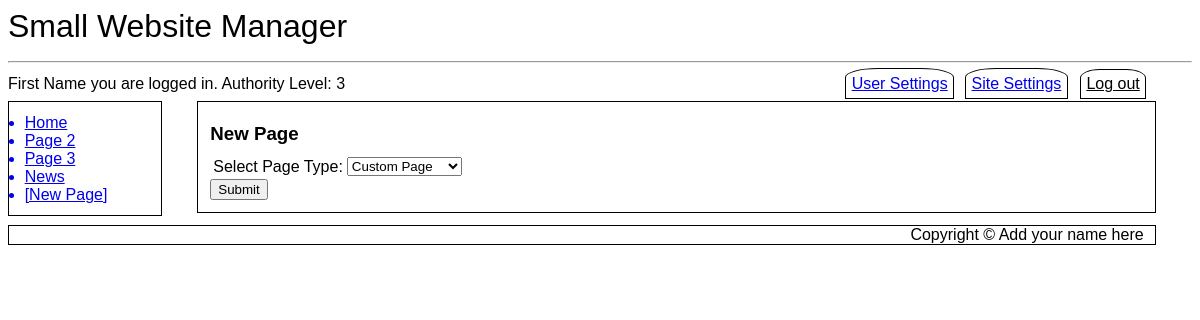
Page /newpage.php (signed in) on the committed database.
### tables this page shows
CREATE TABLE `SubMenus` (
  `MenuID` int(11) NOT NULL,
  `LinkID` int(11) NOT NULL,
  `Page_ID` int(11) NOT NULL DEFAULT 0,
  `Menu_Entry` varchar(20) NOT NULL,
  `Title` varchar(500) NOT NULL,
  `Active` tinyint(1) NOT NULL DEFAULT 1
);

CREATE TABLE `SubMenus_Modules` (
  `SubMenu_Order` int(11) NOT NULL,
  `Module_ID` int(11) NOT NULL
);

CREATE TABLE `SubMenusData` (
  `Type` varchar(500) NOT NULL,
  `Default Menu Title` varchar(20) NOT NULL,
  `LinkData` text NOT NULL,
  `GetData` tinyint(1) NOT NULL,
  `Module_ID` int(11) NOT NULL
);

### newpage.php (the view, shortened to what this page needs)
<?php
include ("db_connect.inc");
if ($_SERVER["REQUEST_METHOD"] == "POST" AND $_POST['submitCode']=="New_Page") {
	$newPageType=$_POST['newpagetype'];
	if ($newPageType == "Custom Page") {
		$location = "Location: custompage.php";
		header($location);
		die();
	} else {
		$query = "SELECT `Type`, `Default Menu Title`, `LinkData`, `GetData` FROM `SubMenusData` WHERE `Type`='$newPageType'";
		$result = mysqli_query($cxn,$query) or die ("Couldn't execute query.");
		$row1 = mysqli_fetch_assoc($result);
		$linkData = $row1['LinkData'];
		$defaultMenuTitle = $row1['Default Menu Title'];
		$findMaxLinkID = "SELECT MAX(LinkID) AS `LargestID` FROM `SubMenus` WHERE `MenuID`=1";
		$result = mysqli_query($cxn,$findMaxLinkID);
		$row2 = mysqli_fetch_assoc($result);
		$newID = $row2['LargestID'] + 1;
		$newMenuItem = "INSERT INTO `SubMenus`(`MenuID`, `LinkID`, `Menu_Entry`, `Title`) VALUES ('1','$newID','$defaultMenuTitle','$linkData')";
		mysqli_query($cxn,$newMenuItem) or die ("Couldn't execute query.");
		$location = "Location: ".$linkData;
		header($location);
		die();
	}
} else {
include ("header.inc");
include ("navbar.inc");
echo "<article id='main'>\r\n";
if ( isset($_SESSION['first_name']) AND isset($_SESSION['user_name']) AND $_SESSION['auth_lev']==3 ) {
	echo	"<h3>New Page</h3>\r\n
	<form action='".htmlentities($_SERVER['PHP_SELF'])."' method=\"post\">\r\n
	<table>\r\n
	<tr><td><label>Select Page Type: </label></td>
	<td><select name=\"newpagetype\" id=\"newpagetype\">";
	$query = "SELECT `Type`, `LinkData`, `GetData` FROM `SubMenusData`";
	$result = mysqli_query($cxn,$query) or die ("Couldn't execute query.");
	while($row = mysqli_fetch_assoc($result))
	{
		echo "<option value=\"{$row['Type']}\">{$row['Type']}</option>\r\n";
	}
	echo "</select></td></tr>\r\n
	</table>\r\n
	<input type=\"hidden\" id=\"submitCode\" name=\"submitCode\" value=\"New_Page\">\r\n
	<input type=\"submit\" name=\"Button\" value=\"Submit\" />\r\n
	</form>";
} else {
	echo "Restricted Area. You need administrative priviledges to access this page.";
}
echo "</article>\r\n";
include ("footer.inc");
}
?>

### navbar.inc
<nav id="vnav1">
<?php
$query = "SELECT Menu_Entry, Title FROM SubMenus WHERE MenuID='1' AND Active=1 ORDER BY LinkID ASC LIMIT 10";
$result = mysqli_query($cxn,$query) or die ("Couldn't execute query.");
while($row = mysqli_fetch_assoc($result))
{
	$menuEntry = $row['Menu_Entry'];
	$pageTitle = $row['Title'];
	$pageTitle = preg_replace('/ /', '_', $pageTitle);
	echo "<a href='$pageTitle'>$menuEntry</a>\r\n";
}
$query2 = "SELECT `Default Menu Title`, `LinkData`, `Module_ID` FROM SubMenus_Modules INNER JOIN SubMenusData USING (Module_ID)";
$result2 = mysqli_query($cxn, $query2) or die ("Couldn't execute query.");
while($row2 = mysqli_fetch_assoc($result2))
{
	$menuEntry2 = $row2['Default Menu Title'];
	$pageTitle2 = $row2['LinkData'];
	$pageTitle2 = preg_replace('/ /', '_', $pageTitle2);
	echo "<a href='$pageTitle2'>$menuEntry2</a>\r\n";
}
if (isset($_SESSION['auth_lev'])){
	if ($_SESSION['auth_lev'] == 3 AND isset($_SESSION['first_name']) AND isset($_SESSION['user_name']) ) {
		echo "<a class='newpage' href='newpage.php'>[New Page]</a>\r\n";
	}
}
?>
</nav>

### desktop.css (style rules this page uses)
* { font-family: Arial, sans-serif; box-sizing: border-box; }
h1, h2, h3 { padding: 0%; margin-top: 1%; margin-bottom: 1%; }
article#main { margin-left:16%; width: 81%; float:none; border: 1px solid black; padding: 1%; }
nav#vnav1 { width:13%; float:left; border: 1px solid black; padding: 1%; clear: both; margin-top: 0%; }
nav#vnav1 a { display: list-item; list-style-type: disc; margin-left: 3%; }

### rows in the picture
submenus: Menu_Entry "Home"
submenus: Menu_Entry "Page 2"
submenus: Menu_Entry "Page 3"
submenus_modules: submenusdata.Default Menu Title "News"

### other values in the picture
$websiteName "Small Website Manager"
$_SESSION['first_name'] "First Name"
$_SESSION['auth_lev'] "3"
form field newpagetype "Custom Page"
